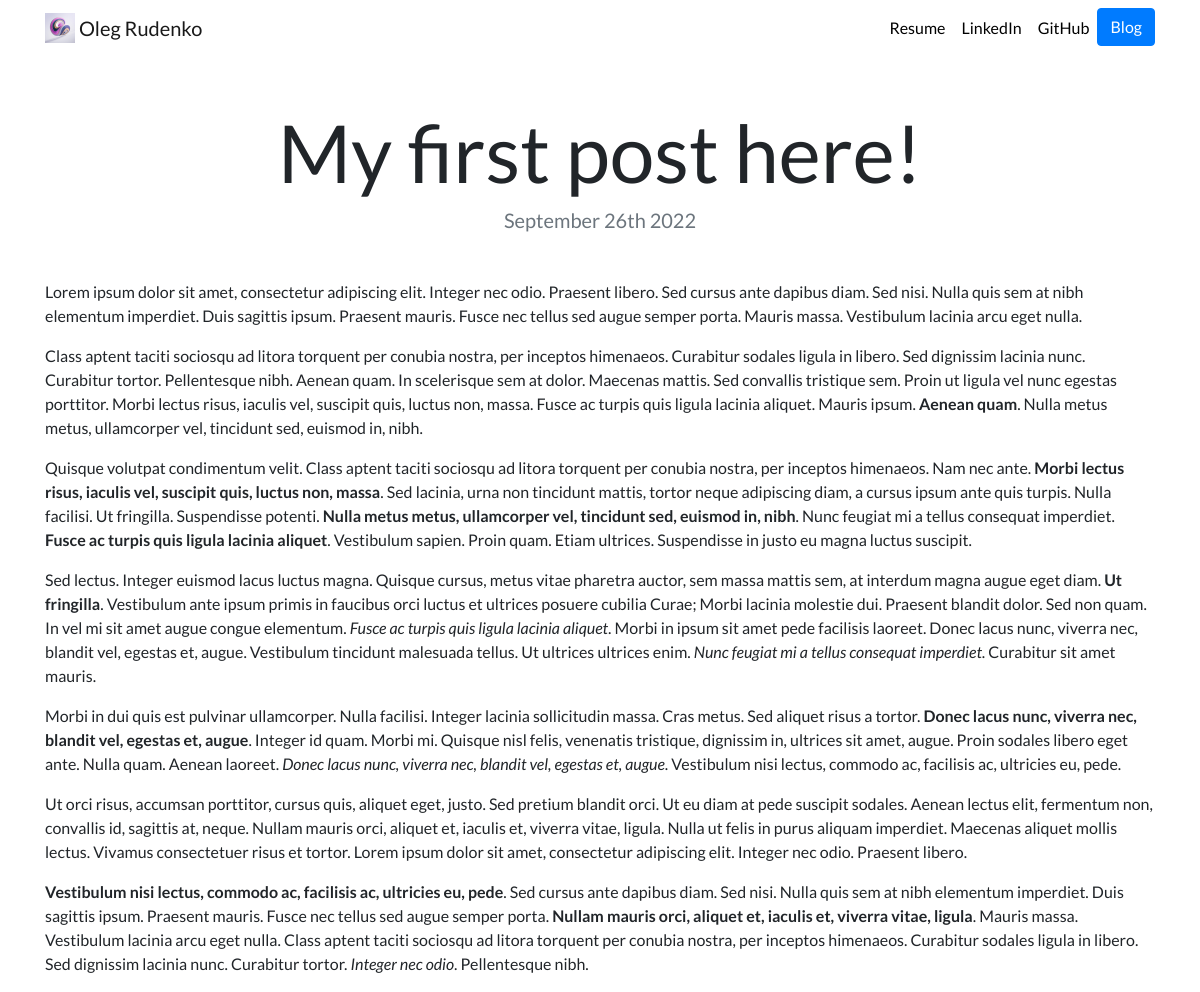
Page /blog/7/ on the committed database.
### blog/models.py (models this page shows, shortened)
class Blog(models.Model):
    title = models.CharField(max_length=200)
    description = models.TextField()
    date = models.DateField()

### blog/views.py (the view)
# urls.py: path('<int:blog_id>/', views.detail, name='detail'),
def detail(request, blog_id):
    blog = get_object_or_404(Blog, pk=blog_id)
    return render(request, 'blog/detail.html', {'blog':blog})

### blog/templates/blog/detail.html
{% extends "portfolio/base.html" %}
{% load static %}
{% block content %}
<h1 class="text-center mt-5" id="blogdetailtitle">{{ blog.title }}</h1>
<h5 class="text-center text-muted mb-5">{{ blog.date|date:'F jS Y' }}</h5>
{{ blog.description|safe }}
{% endblock %}

### portfolio/static/portfolio/custom.css (style rules this page uses)
body { font-family: 'Lato', sans-serif; }
@media (min-width: 992px) { #blogdetailtitle { font-size: 5rem; } }

### rows in the picture
Blog: title "My first post here!", date "September 26th 2022", description "Lorem ipsum dolor sit amet, consectetur adipiscing elit. Integer nec odio. Praesent libero. Sed cursus ante dapibus diam. Sed nisi. Nulla quis sem at nibh elementum imperdiet. Duis sagittis ipsum. Praesent mauris. Fusce nec tellus sed augue semper porta. Mauris massa. Vestibulum lacinia arcu eget nulla. Class aptent taciti sociosqu ad litora torquent per conubia nostra, per inceptos himenaeos. Curabitur sodales ligula in libero. Sed dignissim lacinia nunc. Curabitur tortor. Pellentesque nibh. Aenean quam. In scelerisque sem at dolor. Maecenas mattis. Sed convallis tristique sem. Proin ut ligula vel nunc egestas porttitor. Morbi lectus risus, iaculis vel, suscipit quis, luctus non, massa.…"
